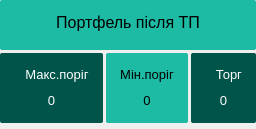
              <widget class="QFrame" name="frame">
               <property name="styleSheet">
                <string notr="true">padding-bottom:6px;
background-color: none</string>
               </property>
               <layout class="QVBoxLayout" name="verticalLayout_63">
                <property name="spacing">
                 <number>3</number>
                </property>
                <property name="leftMargin">
                 <number>0</number>
                </property>
                <property name="topMargin">
                 <number>0</number>
                </property>
                <property name="rightMargin">
                 <number>0</number>
                </property>
                <property name="bottomMargin">
                 <number>0</number>
                </property>
                <item>
                 <widget class="QLabel" name="label_10">
                  <property name="minimumSize">
                   <size>
                    <width>0</width>
                    <height>50</height>
                   </size>
                  </property>
                  <property name="font">
                   <font>
                    <pointsize>12</pointsize>
                    <weight>50</weight>
                    <italic>false</italic>
                    <bold>false</bold>
                   </font>
                  </property>
                  <property name="styleSheet">
                   <string notr="true">background-color: rgb(29, 187, 164);
border: none;
border-radius: 2px;
</string>
                  </property>
                  <property name="text">
                   <string>Портфель після ТП</string>
                  </property>
                  <property name="alignment">
                   <set>Qt::AlignCenter</set>
                  </property>
                 </widget>
                </item>
                <item>
                 <layout class="QHBoxLayout" name="horizontalLayout_16">
                  <property name="spacing">
                   <number>3</number>
                  </property>
                  <item>
                   <widget class="QWidget" name="widget_28" native="true">
                    <property name="styleSheet">
                     <string notr="true">color: rgb(255, 255, 255);
background-color: rgb(0, 84, 74);
border-radius: 2px;
border: none;</string>
                    </property>
                    <layout class="QVBoxLayout" name="verticalLayout_64">
                     <item>
                      <widget class="QLabel" name="label_130">
                       <property name="font">
                        <font>
                         <pointsize>10</pointsize>
                         <weight>50</weight>
                         <italic>false</italic>
                         <bold>false</bold>
                        </font>
                       </property>
                       <property name="styleSheet">
                        <string notr="true">padding: 5px;</string>
                       </property>
                       <property name="text">
                        <string>   Макс.поріг</string>
                       </property>
                       <property name="alignment">
                        <set>Qt::AlignCenter</set>
                       </property>
                      </widget>
                     </item>
                     <item>
                      <widget class="QLabel" name="label_131">
                       <property name="font">
                        <font>
                         <pointsize>10</pointsize>
                         <weight>50</weight>
                         <italic>false</italic>
                         <bold>false</bold>
                        </font>
                       </property>
                       <property name="styleSheet">
                        <string notr="true"/>
                       </property>
                       <property name="text">
                        <string>0</string>
                       </property>
                       <property name="alignment">
                        <set>Qt::AlignCenter</set>
                       </property>
                      </widget>
                     </item>
                    </layout>
                   </widget>
                  </item>
                  <item>
                   <widget class="QWidget" name="widget_29" native="true">
                    <property name="styleSheet">
                     <string notr="true">background-color: rgb(29, 187, 164);
border: none;
border-radius: 2px;

</string>
                    </property>
                    <layout class="QVBoxLayout" name="verticalLayout_65">
                     <item>
                      <widget class="QLabel" name="label_134">
                       <property name="font">
                        <font>
                         <pointsize>10</pointsize>
                         <weight>50</weight>
                         <italic>false</italic>
                         <bold>false</bold>
                        </font>
                       </property>
                       <property name="styleSheet">
                        <string notr="true">padding: 5px;</string>
                       </property>
                       <property name="text">
                        <string>Мін.поріг</string>
                       </property>
                       <property name="alignment">
                        <set>Qt::AlignCenter</set>
                       </property>
                      </widget>
                     </item>
                     <item>
                      <widget class="QLabel" name="label_135">
                       <property name="font">
                        <font>
                         <pointsize>10</pointsize>
                         <weight>50</weight>
                         <italic>false</italic>
                         <bold>false</bold>
                        </font>
                       </property>
                       <property name="styleSheet">
                        <string notr="true"/>
                       </property>
                       <property name="text">
                        <string>0</string>
                       </property>
                       <property name="alignment">
                        <set>Qt::AlignCenter</set>
                       </property>
                      </widget>
                     </item>
                    </layout>
                   </widget>
                  </item>
                  <item>
                   <widget class="QWidget" name="widget_30" native="true">
                    <property name="styleSheet">
                     <string notr="true">color: rgb(255, 255, 255);
background-color: rgb(0, 84, 74);
border-radius: 2px;
border: none;</string>
                    </property>
                    <layout class="QVBoxLayout" name="verticalLayout_66">
                     <item>
                      <widget class="QLabel" name="label_138">
                       <property name="font">
                        <font>
                         <pointsize>10</pointsize>
                         <weight>50</weight>
                         <italic>false</italic>
                         <bold>false</bold>
                        </font>
                       </property>
                       <property name="styleSheet">
                        <string notr="true">padding: 5px;</string>
                       </property>
                       <property name="text">
                        <string>   Торг</string>
                       </property>
                       <property name="alignment">
                        <set>Qt::AlignCenter</set>
                       </property>
                      </widget>
                     </item>
                     <item>
                      <widget class="QLabel" name="label_140">
                       <property name="font">
                        <font>
                         <pointsize>10</pointsize>
                         <weight>50</weight>
                         <italic>false</italic>
                         <bold>false</bold>
                        </font>
                       </property>
                       <property name="styleSheet">
                        <string notr="true"/>
                       </property>
                       <property name="text">
                        <string>0</string>
                       </property>
                       <property name="alignment">
                        <set>Qt::AlignCenter</set>
                       </property>
                      </widget>
                     </item>
                    </layout>
                   </widget>
                  </item>
                 </layout>
                </item>
               </layout>
              </widget>
